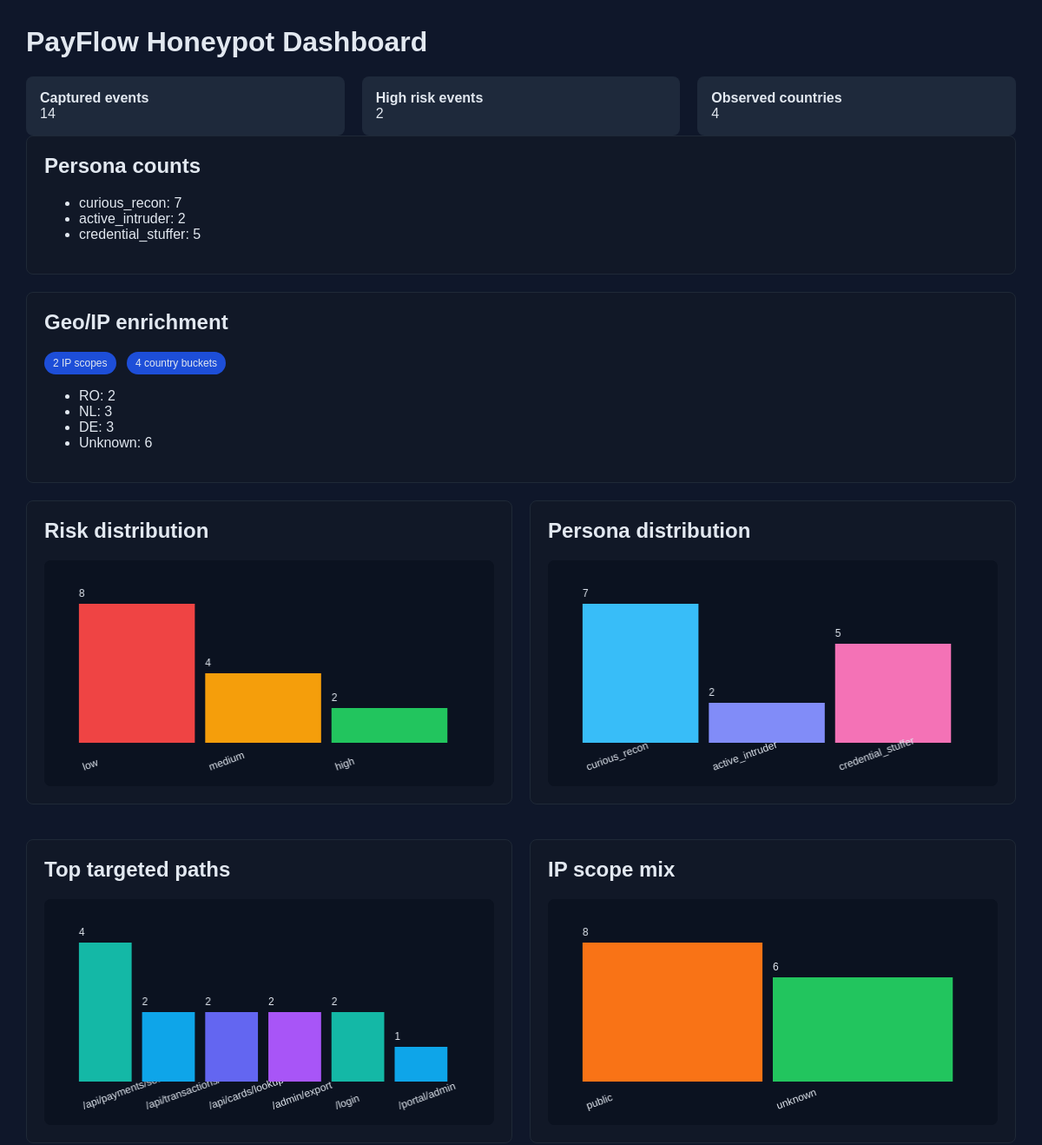
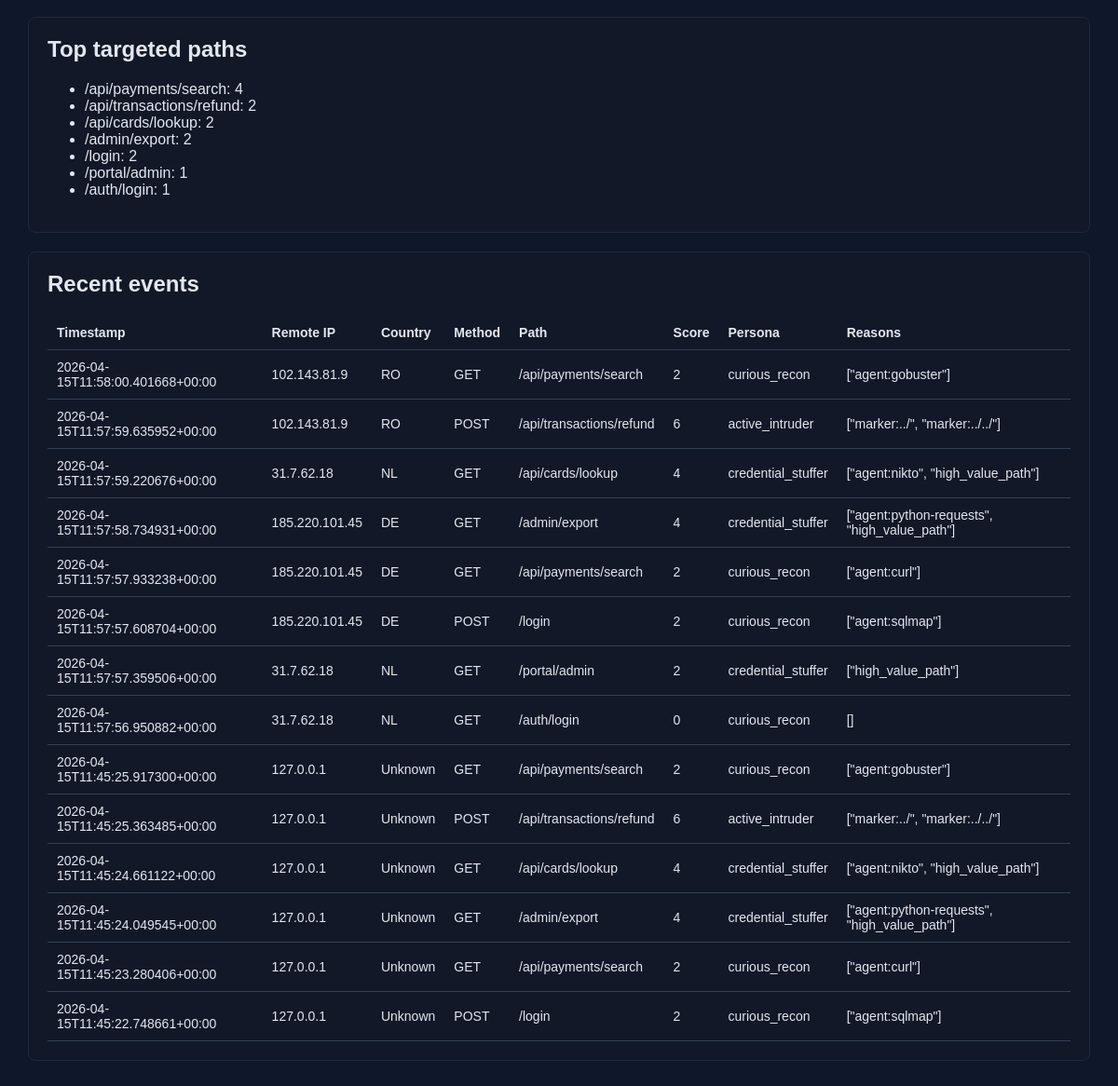
/dashboard, run on the app's committed database (2 pictures, top to bottom).
### tables this page shows
CREATE TABLE event_logs (
            id INTEGER PRIMARY KEY AUTOINCREMENT,
            timestamp TEXT NOT NULL,
            remote_addr TEXT,
            method TEXT NOT NULL,
            path TEXT NOT NULL,
            query_string TEXT,
            headers_json TEXT NOT NULL,
            body_text TEXT,
            form_json TEXT NOT NULL,
            suspicious_score INTEGER NOT NULL,
            suspicious_reasons TEXT NOT NULL,
            status_code INTEGER NOT NULL,
            persona TEXT NOT NULL,
            response_preview TEXT NOT NULL
        , geo_country TEXT NOT NULL DEFAULT 'Unknown', geo_region TEXT NOT NULL DEFAULT 'Unknown', geo_city TEXT NOT NULL DEFAULT 'Unknown', ip_scope TEXT NOT NULL DEFAULT 'unknown');

### honeypot/dashboard.py (the view)
    @app.get("/dashboard")
    def dashboard() -> Response:
        data = get_dashboard_snapshot()
        chart_payload = json.dumps(
            {
                "persona": data["persona_counts"],
                "paths": data["top_paths"][:6],
                "risk": data["risk_buckets"],
                "ip_scope": data["ip_scope_counts"],
            }
        )
        return render_template("dashboard.html", data=data, chart_payload=chart_payload)

### honeypot/dashboard.py (called while the page is built)
def register_dashboard_routes(app: Flask) -> None:
    @app.get("/dashboard/data")
    def dashboard_data() -> Response:
        return jsonify(get_dashboard_snapshot())
    @app.get("/dashboard")
    def dashboard() -> Response:
        data = get_dashboard_snapshot()
        chart_payload = json.dumps(
            {
                "persona": data["persona_counts"],
                "paths": data["top_paths"][:6],
                "risk": data["risk_buckets"],
                "ip_scope": data["ip_scope_counts"],
            }
        )
        return render_template("dashboard.html", data=data, chart_payload=chart_payload)

### honeypot/db.py (called while the page is built)
def get_db() -> sqlite3.Connection:
    if "db" not in g:
        g.db = sqlite3.connect(DB_PATH)
        g.db.row_factory = sqlite3.Row
    return g.db

### honeypot/hooks.py (called while the page is built, shortened)
def register_request_hooks(app: Flask) -> None:
    @app.before_request
    def trap_request() -> None:
        if request.path.startswith("/dashboard") or request.path.startswith("/health"):
            return
        if request.path == "/favicon.ico":
            return
    @app.after_request
    def log_request(response: Response) -> Response:
        if request.path.startswith("/dashboard") or request.path.startswith("/health") or request.path == "/favicon.ico":
            return response

### honeypot/templates/dashboard.html (shortened to what this page needs)
<html>
    <head>
    </head>
    <body>
        <h1>PayFlow Honeypot Dashboard</h1>
        <div class="metrics">
            <div class="metric"><strong>Captured events</strong><br>{{ data.event_count }}</div>
            <div class="metric"><strong>High risk events</strong><br>{{ data.high_risk_events }}</div>
            <div class="metric"><strong>Observed countries</strong><br>{{ data.country_counts|length }}</div>
        </div>
        <div class="card">
            <h2>Persona counts</h2>
            <ul>
                {% for persona, count in data.persona_counts.items() %}
                <li>{{ persona }}: {{ count }}</li>
                {% endfor %}
            </ul>
        </div>
        <div class="card">
            <h2>Geo/IP enrichment</h2>
            <span class="pill">{{ data.ip_scope_counts|length }} IP scopes</span>
            <span class="pill">{{ data.country_counts|length }} country buckets</span>
            <ul>
                {% for country, count in data.country_counts.items() %}
                <li>{{ country }}: {{ count }}</li>
                {% endfor %}
            </ul>
        </div>
        <div class="charts">
            <div class="card"><h2>Risk distribution</h2><canvas id="riskChart" width="520" height="260"></canvas></div>
            <div class="card"><h2>Persona distribution</h2><canvas id="personaChart" width="520" height="260"></canvas></div>
            <div class="card"><h2>Top targeted paths</h2><canvas id="pathChart" width="520" height="260"></canvas></div>
            <div class="card"><h2>IP scope mix</h2><canvas id="scopeChart" width="520" height="260"></canvas></div>
        </div>
        <div class="card">
            <h2>Top targeted paths</h2>
            <ul>
                {% for path, count in data.top_paths %}
                <li>{{ path }}: {{ count }}</li>
                {% endfor %}
            </ul>
        </div>
        <div class="card">
            <h2>Recent events</h2>
            <table>
                <thead>
                    <tr>
                        <th>Timestamp</th>
                        <th>Remote IP</th>
                        <th>Country</th>
                        <th>Method</th>
                        <th>Path</th>
                        <th>Score</th>
                        <th>Persona</th>
                        <th>Reasons</th>
                    </tr>
                </thead>
                <tbody>
                    {% for row in data.recent_events %}
                    <tr>
                        <td>{{ row.timestamp }}</td>
                        <td>{{ row.remote_addr }}</td>
                        <td>{{ row.geo_country }}</td>
                        <td>{{ row.method }}</td>
                        <td>{{ row.path }}</td>
                        <td>{{ row.suspicious_score }}</td>
                        <td>{{ row.persona }}</td>
                        <td>{{ row.suspicious_reasons }}</td>
                    </tr>
                    {% endfor %}
                </tbody>
            </table>
        </div>
        <script>
            const payload = JSON.parse(document.getElementById('chart-data').textContent);
            function drawBarChart(canvasId, entries, color) {
                const canvas = document.getElementById(canvasId);
                const ctx = canvas.getContext('2d');
                ctx.clearRect(0, 0, canvas.width, canvas.height);
                ctx.fillStyle = '#0b1220';
                ctx.fillRect(0, 0, canvas.width, canvas.height);
                if (!entries.length) {
                    ctx.fillStyle = '#94a3b8';
                    ctx.font = '16px Arial';
                    ctx.fillText('No data captured yet', 20, 40);
                    return;
                }
                const maxValue = Math.max(...entries.map((entry) => entry[1]), 1);
                const barWidth = Math.max(36, Math.floor((canvas.width - 80) / entries.length) - 12);
                entries.forEach((entry, index) => {
                    const label = String(entry[0]);
                    const value = entry[1];
                    const x = 40 + index * (barWidth + 12);
                    const barHeight = Math.round((value / maxValue) * 160);
                    const y = canvas.height - 50 - barHeight;
                    ctx.fillStyle = color[index % color.length];
                    ctx.fillRect(x, y, barWidth, barHeight);
                    ctx.fillStyle = '#e2e8f0';
                    ctx.font = '12px Arial';
                    ctx.fillText(String(value), x, y - 8);
                    ctx.save();
                    ctx.translate(x + 6, canvas.height - 18);
                    ctx.rotate(-0.35);
                    ctx.fillText(label.slice(0, 18), 0, 0);
                    ctx.restore();
                });
            }
            drawBarChart('riskChart', Object.entries(payload.risk), ['#ef4444', '#f59e0b', '#22c55e']);
            drawBarChart('personaChart', Object.entries(payload.persona), ['#38bdf8', '#818cf8', '#f472b6']);
            drawBarChart('pathChart', payload.paths, ['#14b8a6', '#0ea5e9', '#6366f1', '#a855f7']);
            drawBarChart('scopeChart', Object.entries(payload.ip_scope), ['#f97316', '#22c55e', '#eab308', '#94a3b8']);
        </script>
    </body>
</html>

### honeypot/templates/dashboard.html (style rules this page uses)
body { font-family: Arial, sans-serif; margin: 30px; background: #0f172a; color: #e2e8f0; }
.card { background: #111827; border-radius: 8px; padding: 20px; margin-bottom: 20px; border: 1px solid #1f2937; }
table { width: 100%; border-collapse: collapse; }
th, td { border-bottom: 1px solid #334155; padding: 10px; text-align: left; font-size: 14px; }
h1, h2 { margin-top: 0; }
.metrics { display: flex; gap: 20px; }
.metric { flex: 1; background: #1e293b; padding: 16px; border-radius: 8px; }
.charts { display: grid; grid-template-columns: repeat(2, 1fr); gap: 20px; }
canvas { width: 100%; height: 260px; background: #0b1220; border-radius: 8px; }
.pill { display: inline-block; padding: 6px 10px; border-radius: 999px; background: #1d4ed8; margin-right: 8px; font-size: 12px; }

### data on the page
event_logs: persona "curious_recon", count "7", geo_country "RO", suspicious_score "2", path "/api/payments/search", count "4", timestamp "2026-04-15T11:58:00.401668+00:00", remote_addr "102.143.81.9", method "GET", suspicious_reasons "[\"agent:gobuster\"]"
event_logs: persona "active_intruder", count "2", path "/api/transactions/refund", timestamp "2026-04-15T11:57:59.635952+00:00", remote_addr "102.143.81.9", geo_country "RO", method "POST", suspicious_score "6", suspicious_reasons "[\"marker:../\", \"marker:../../\"]"
event_logs: persona "credential_stuffer", count "5", geo_country "NL", count "3", path "/api/cards/lookup", count "2", timestamp "2026-04-15T11:57:59.220676+00:00", remote_addr "31.7.62.18", method "GET", suspicious_score "4", suspicious_reasons "[\"agent:nikto\", \"high_value_path\"]"
event_logs: geo_country "DE", count "3", path "/admin/export", count "2", timestamp "2026-04-15T11:57:58.734931+00:00", remote_addr "185.220.101.45", method "GET", suspicious_score "4", persona "credential_stuffer", suspicious_reasons "[\"agent:python-requests\", \"high_value_path\"]"
event_logs: geo_country "Unknown", id "6", timestamp "2026-04-15T11:45:25.917300+00:00", remote_addr "127.0.0.1", method "GET", path "/api/payments/search", suspicious_score "2", persona "curious_recon", suspicious_reasons "[\"agent:gobuster\"]"
event_logs: path "/login", suspicious_score "2", timestamp "2026-04-15T11:57:57.608704+00:00", remote_addr "185.220.101.45", geo_country "DE", method "POST", persona "curious_recon", suspicious_reasons "[\"agent:sqlmap\"]"
event_logs: path "/portal/admin", count "1", timestamp "2026-04-15T11:57:57.359506+00:00", remote_addr "31.7.62.18", geo_country "NL", method "GET", suspicious_score "2", persona "credential_stuffer", suspicious_reasons "[\"high_value_path\"]"
event_logs: path "/auth/login", count "1", timestamp "2026-04-15T11:57:56.950882+00:00", remote_addr "31.7.62.18", geo_country "NL", method "GET", suspicious_score "0", persona "curious_recon", suspicious_reasons "[]"
event_logs: timestamp "2026-04-15T11:57:57.933238+00:00", remote_addr "185.220.101.45", geo_country "DE", method "GET", path "/api/payments/search", suspicious_score "2", persona "curious_recon", suspicious_reasons "[\"agent:curl\"]"
event_logs: timestamp "2026-04-15T11:45:25.363485+00:00", remote_addr "127.0.0.1", geo_country "Unknown", method "POST", path "/api/transactions/refund", suspicious_score "6", persona "active_intruder", suspicious_reasons "[\"marker:../\", \"marker:../../\"]"
event_logs: timestamp "2026-04-15T11:45:24.661122+00:00", remote_addr "127.0.0.1", geo_country "Unknown", method "GET", path "/api/cards/lookup", suspicious_score "4", persona "credential_stuffer", suspicious_reasons "[\"agent:nikto\", \"high_value_path\"]"
event_logs: timestamp "2026-04-15T11:45:24.049545+00:00", remote_addr "127.0.0.1", geo_country "Unknown", method "GET", path "/admin/export", suspicious_score "4", persona "credential_stuffer", suspicious_reasons "[\"agent:python-requests\", \"high_value_path\"]"
event_logs: timestamp "2026-04-15T11:45:23.280406+00:00", remote_addr "127.0.0.1", geo_country "Unknown", method "GET", path "/api/payments/search", suspicious_score "2", persona "curious_recon", suspicious_reasons "[\"agent:curl\"]"
event_logs: timestamp "2026-04-15T11:45:22.748661+00:00", remote_addr "127.0.0.1", geo_country "Unknown", method "POST", path "/login", suspicious_score "2", persona "curious_recon", suspicious_reasons "[\"agent:sqlmap\"]"

### other printed values
{{ data.event_count }} "14"
{{ data.high_risk_events }} "2"
{{ data.country_counts|length }} "4"
{{ data.ip_scope_counts|length }} "2"
